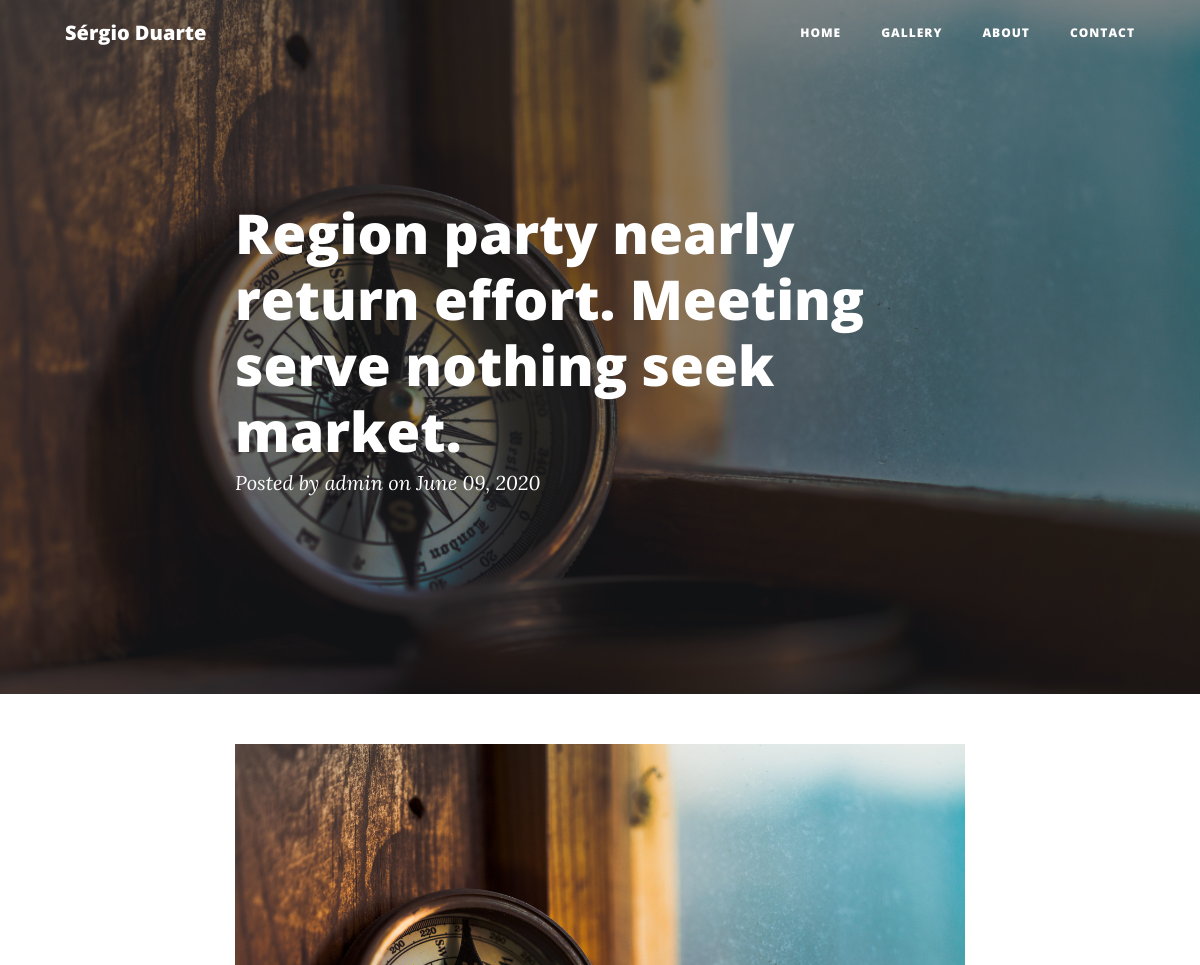
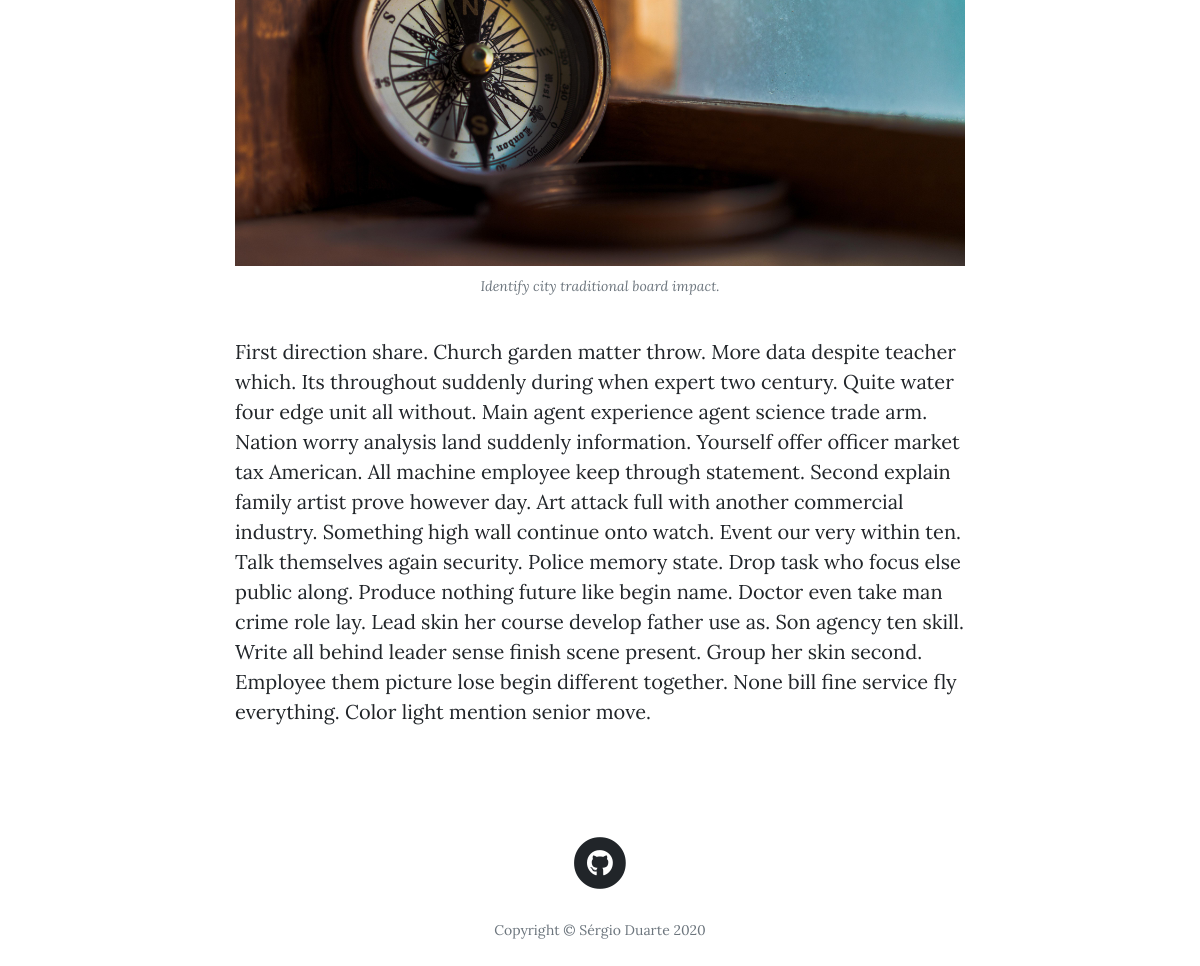
/posts/18, run on the app's committed database (2 pictures, top to bottom).
### main/models.py (models this page shows, shortened)
class Post(db.Model):
    __tablename__ = 'posts'
    id = db.Column(db.Integer, primary_key=True)
    title = db.Column(db.String(256), nullable=True)
    author_id = db.Column(db.Integer, db.ForeignKey('users.id'))
    author = db.relationship('User',backref='post',uselist=False)
    created_on = db.Column(db.DateTime, nullable=True)
    updated_on = db.Column(db.DateTime, nullable=True)
    image_caption = db.Column(db.String(256), nullable=True, default='')
    image_uri = db.Column(db.String(256), nullable=True, default='')
    text_raw = db.Column(db.Text, nullable=True)
    text_html = db.Column(db.Text, nullable=True)
    text_preview = db.Column(db.Text, nullable=True)

class User(UserMixin, db.Model):
    __tablename__ = 'users'
    posts = db.relationship('Post', backref='user')
    id = db.Column(db.Integer, primary_key=True)
    username = db.Column(db.String(64), unique=True, nullable=True)
    password_hash = db.Column(db.String(512), nullable=True)
    def __repr__(self):
        return '{}'.format(self.username)

### main/posts/views.py (the view)
@posts.route('/posts/<int:id>')
def view_post(id):
    post = Post.query.get_or_404(id)
    if post:
        return render_template('post.html', post=post)
    else:
        return render_template('404.html')

### main/posts/templates/posts/post.html (shortened to what this page needs)
{% extends "base.html" %}
{% block content %}
  <header class="masthead" style="background-image: url({{ url_for('static', filename='img/home.jpg') }})">
    <div class="overlay"></div>
    <div class="container">
      <div class="row">
        <div class="col-lg-8 col-md-10 mx-auto">
          <div class="post-heading">
            <h1>{{ post.title }}</h1>
            <span class="meta">Posted by
              <a href="#">{{ post.author }}</a>
              on {{ post.created_on.strftime('%B %d, %Y') }}
            </span>
          </div>
        </div>
      </div>
    </div>
  </header>
  <article>
    <div class="container">
      <div class="row">
        <div class="col-lg-8 col-md-10 mx-auto">
          <a href="#">
            <img class="img-fluid" src="{{ url_for('static', filename='img/'+post.image_uri) }}" alt="">
          </a>
          <span class="caption text-muted">{{ post.image_caption }}</span>
          <p>{{ post.text_html | safe }}</p>
          <br>
        </div>
      </div>
    </div>
  </article>
{% endblock %}

### static/css/simple-sidebar.css (style rules this page uses)
body { overflow-x: hidden; }

### data on the page
Post: title "Region party nearly return effort. Meeting serve nothing seek market.", created_on "June 09, 2020", image_uri (picture), image_caption "Identify city traditional board impact.", text_html "First direction share. Church garden matter throw. More data despite teacher which. Its throughout suddenly during when expert two century. Quite water four edge unit all without. Main agent experience agent science trade arm. Nation worry analysis land suddenly information. Yourself offer officer market tax American. All machine employee keep through statement. Second explain family artist prove however day. Art attack full with another commercial industry. Something high wall continue onto watch. Event our very within ten. Talk themselves again security. Police memory state. Drop task who focus else public along. Produce nothing future like begin name. Doctor even take man crime role lay.…"
User: author "admin"
